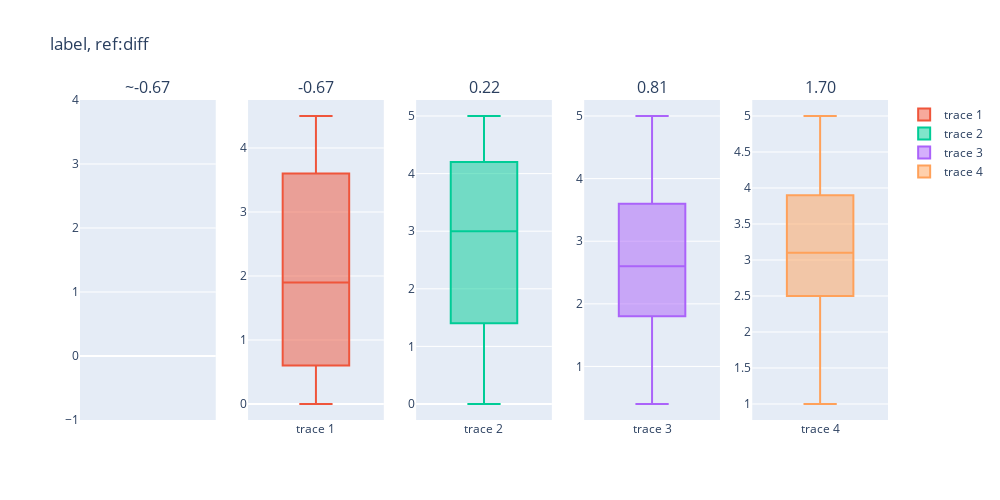
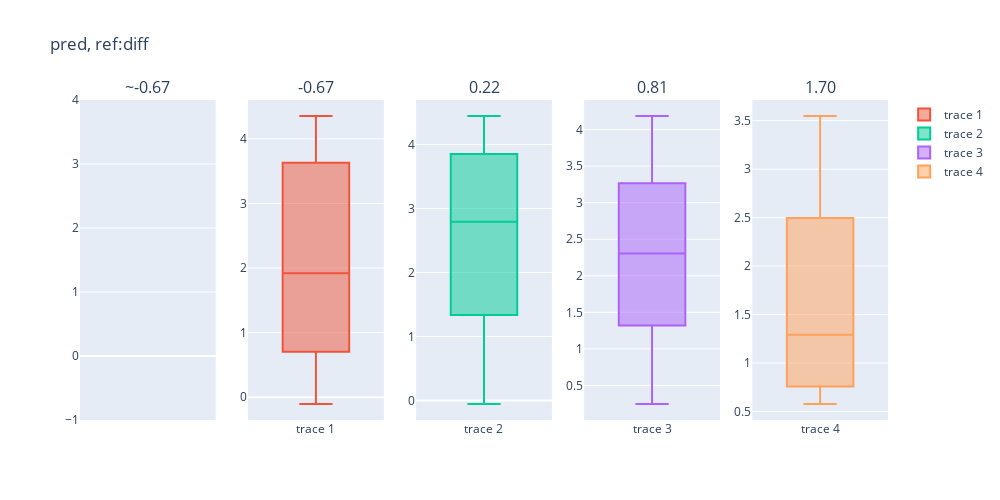
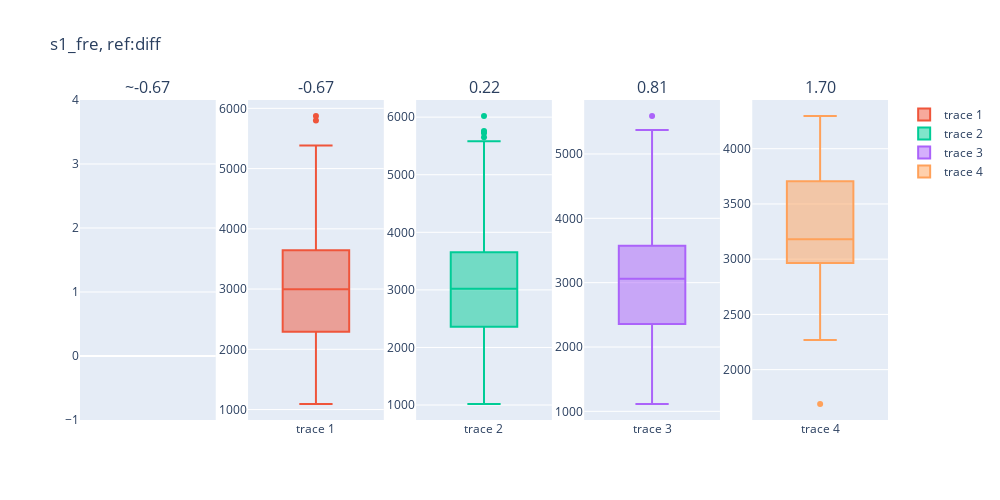
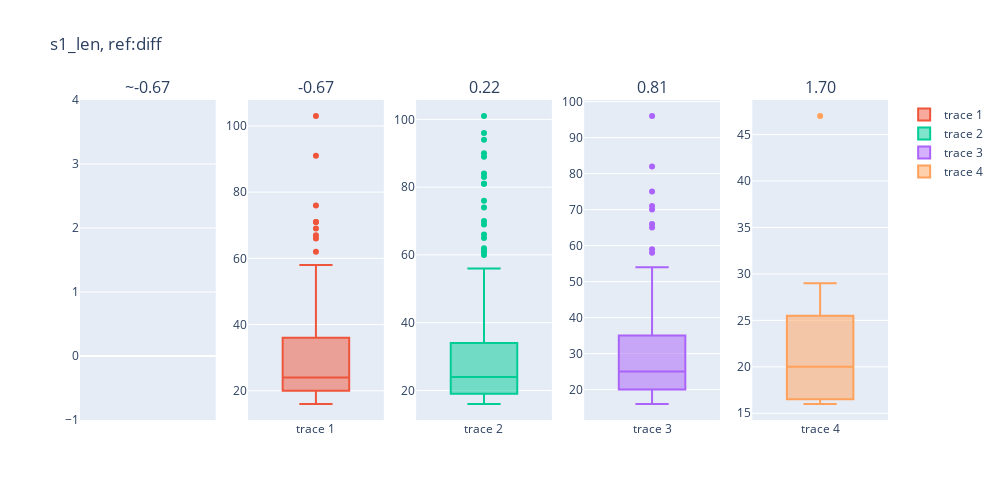

The notebook cell saved with these charts, in order:
### Markdown cell above
# 2. box, violin plot
- 전체 데이터를 reference data에 따라 그룹화합니다.
- 각 그룹별로 box plot 또는 violin plot을 확인할 수 있습니다.

### Code cell
# 실수형 데이터를 백분위별로 나누어 Reference하는 예시

REFER_COL = "diff" 
CHECK_COL = ['label', 'pred', 's1_fre', 's1_len', 's1_token', 's1_space', 's1_stop'] 

TH_LIST =  None
# box plot으로 할 경우 False
SHOW_VIOLIN = False
for c in CHECK_COL:
    show_violin_plot(fd, REFER_COL, c, SHOW_VIOLIN, TH_LIST)

### Figure 1 — Plotly figure (JSON) as saved in the notebook; plotly's stock layout.template omitted (floating-point values rounded to 4 significant figures; data arrays with more than 128 entries replaced by an {"elided": "..."} marker saying what was removed)
{"data": [{"type": "box", "xaxis": "x", "y": [], "yaxis": "y"}, {"type": "box", "xaxis": "x2", "y": {"elided": "138 float values"}, "yaxis": "y2"}, {"type": "box", "xaxis": "x3", "y": {"elided": "274 float values"}, "yaxis": "y3"}, {"type": "box", "xaxis": "x4", "y": [2.4, 2, 4.6, 3.2, 2.2, 2.6, 0.8, 2.6, 1.6, 2.2, 2.2, 1.8, 1.2, 1.8, 2, 2.4, 1.8, 4.8, 4.2, 4.8, 1.8, 2.6, 4.2, 2.4, 3, 2.4, 1.4, 3.6, 3.8, 1.8, 4.8, 4.5, 2.8, 1.5, 2.8, 2.6, 2, 2.4, 3.6, 0.4, 2, 1.8, 4.4, 3.6, 3.4, 1.8, 2.2, 2.6, 5, 2.4, 2.8, 3, 2, 2.6, 1, 2.2, 1, 2, 1.8, 1.2, 2.4, 1, 3.4, 2.2, 1.8, 2.6, 5, 3, 3, 2.8, 2.8, 2, 4.8, 0.4, 2.8, 1.4, 2.4, 3.2, 3.2, 4.6, 1.8, 3, 2.2, 3.8, 1.6, 2, 4.5, 4.2, 2.6, 1.8, 3.8, 3.4, 2.4, 2.8, 3, 2.8, 4.8, 5, 3.6, 2.2, 3.6, 2.2, 1.8, 3.8, 3.6, 1.6, 1, 3.8, 2.8, 5, 3.8, 2.6, 3, 5, 1.5, 1.8, 4.4, 0.8, 1.8, 2.4, 1.8, 2.4, 2.8, 2, 2, 5], "yaxis": "y4"}, {"type": "box", "xaxis": "x5", "y": [2.6, 3.2, 3, 2.4, 3.6, 4.6, 5, 1.2, 3.2, 2.6, 4.2, 1], "yaxis": "y5"}], "layout": {"annotations": [{"font": {"size": 16}, "showarrow": false, "text": "~-0.67", "x": 0.084, "xanchor": "center", "xref": "paper", "y": 1, "yanchor": "bottom", "yref": "paper"}, {"font": {"size": 16}, "showarrow": false, "text": "-0.67", "x": 0.292, "xanchor": "center", "xref": "paper", "y": 1, "yanchor": "bottom", "yref": "paper"}, {"font": {"size": 16}, "showarrow": false, "text": "0.22", "x": 0.5, "xanchor": "center", "xref": "paper", "y": 1, "yanchor": "bottom", "yref": "paper"}, {"font": {"size": 16}, "showarrow": false, "text": "0.81", "x": 0.708, "xanchor": "center", "xref": "paper", "y": 1, "yanchor": "bottom", "yref": "paper"}, {"font": {"size": 16}, "showarrow": false, "text": "1.70", "x": 0.916, "xanchor": "center", "xref": "paper", "y": 1, "yanchor": "bottom", "yref": "paper"}], "height": 500, "title": {"text": "label, ref:diff"}, "width": 1000, "xaxis": {"anchor": "y", "domain": [0, 0.168]}, "xaxis2": {"anchor": "y2", "domain": [0.208, 0.376]}, "xaxis3": {"anchor": "y3", "domain": [0.416, 0.584]}, "xaxis4": {"anchor": "y4", "domain": [0.624, 0.792]}, "xaxis5": {"anchor": "y5", "domain": [0.832, 1]}, "yaxis": {"anchor": "x", "domain": [0, 1]}, "yaxis2": {"anchor": "x2", "domain": [0, 1]}, "yaxis3": {"anchor": "x3", "domain": [0, 1]}, "yaxis4": {"anchor": "x4", "domain": [0, 1]}, "yaxis5": {"anchor": "x5", "domain": [0, 1]}}}

### Figure 2 — Plotly figure (JSON) as saved in the notebook; plotly's stock layout.template omitted (floating-point values rounded to 4 significant figures; data arrays with more than 128 entries replaced by an {"elided": "..."} marker saying what was removed)
{"data": [{"type": "box", "xaxis": "x", "y": [], "yaxis": "y"}, {"type": "box", "xaxis": "x2", "y": {"elided": "138 float values"}, "yaxis": "y2"}, {"type": "box", "xaxis": "x3", "y": {"elided": "274 float values"}, "yaxis": "y3"}, {"type": "box", "xaxis": "x4", "y": [3.231, 1.053, 3.755, 4.139, 1.333, 3.633, 2.104, 1.747, 0.7636, 1.382, 1.33, 3.055, 2.522, 0.9731, 1.064, 1.469, 2.993, 3.528, 2.58, 3.928, 2.812, 1.118, 3.335, 0.7235, 1.948, 1.135, 2.47, 2.508, 2.543, 3.238, 3.571, 3.661, 1.843, 0.2458, 3.746, 3.88, 1.022, 3.406, 2.71, 1.32, 0.338, 0.9028, 3.451, 2.567, 2.509, 0.5096, 0.7678, 3.677, 3.775, 1.392, 1.792, 2.058, 0.5328, 1.374, 1.836, 0.9894, 2.132, 0.6406, 0.4341, 2.344, 3.653, 2.066, 2.111, 3.679, 0.8846, 3.744, 3.354, 3.986, 1.406, 1.574, 1.33, 1.035, 3.699, 1.864, 1.748, 3.023, 1.178, 2.303, 2.295, 3.265, 0.6298, 3.889, 1.25, 2.85, 3.225, 1.078, 3.66, 3.158, 3.501, 0.4871, 2.573, 2.46, 1.011, 1.861, 3.818, 1.975, 3.37, 4.088, 2.704, 3.286, 2.448, 0.8992, 3.115, 2.309, 2.717, 2.931, 2.332, 2.604, 1.68, 3.475, 2.419, 3.846, 1.78, 4.186, 2.509, 0.3057, 3.155, 1.844, 0.7146, 1.416, 0.9215, 1.511, 1.571, 1.001, 1.087, 4.124], "yaxis": "y4"}, {"type": "box", "xaxis": "x5", "y": [0.6752, 1.071, 0.8781, 0.5768, 1.513, 2.78, 2.142, 3.548, 0.6268, 0.8396, 2.209, 2.913], "yaxis": "y5"}], "layout": {"annotations": [{"font": {"size": 16}, "showarrow": false, "text": "~-0.67", "x": 0.084, "xanchor": "center", "xref": "paper", "y": 1, "yanchor": "bottom", "yref": "paper"}, {"font": {"size": 16}, "showarrow": false, "text": "-0.67", "x": 0.292, "xanchor": "center", "xref": "paper", "y": 1, "yanchor": "bottom", "yref": "paper"}, {"font": {"size": 16}, "showarrow": false, "text": "0.22", "x": 0.5, "xanchor": "center", "xref": "paper", "y": 1, "yanchor": "bottom", "yref": "paper"}, {"font": {"size": 16}, "showarrow": false, "text": "0.81", "x": 0.708, "xanchor": "center", "xref": "paper", "y": 1, "yanchor": "bottom", "yref": "paper"}, {"font": {"size": 16}, "showarrow": false, "text": "1.70", "x": 0.916, "xanchor": "center", "xref": "paper", "y": 1, "yanchor": "bottom", "yref": "paper"}], "height": 500, "title": {"text": "pred, ref:diff"}, "width": 1000, "xaxis": {"anchor": "y", "domain": [0, 0.168]}, "xaxis2": {"anchor": "y2", "domain": [0.208, 0.376]}, "xaxis3": {"anchor": "y3", "domain": [0.416, 0.584]}, "xaxis4": {"anchor": "y4", "domain": [0.624, 0.792]}, "xaxis5": {"anchor": "y5", "domain": [0.832, 1]}, "yaxis": {"anchor": "x", "domain": [0, 1]}, "yaxis2": {"anchor": "x2", "domain": [0, 1]}, "yaxis3": {"anchor": "x3", "domain": [0, 1]}, "yaxis4": {"anchor": "x4", "domain": [0, 1]}, "yaxis5": {"anchor": "x5", "domain": [0, 1]}}}

### Figure 3 — Plotly figure (JSON) as saved in the notebook; plotly's stock layout.template omitted (floating-point values rounded to 4 significant figures; data arrays with more than 128 entries replaced by an {"elided": "..."} marker saying what was removed)
{"data": [{"type": "box", "xaxis": "x", "y": [], "yaxis": "y"}, {"type": "box", "xaxis": "x2", "y": {"elided": "138 int values"}, "yaxis": "y2"}, {"type": "box", "xaxis": "x3", "y": {"elided": "274 int values"}, "yaxis": "y3"}, {"type": "box", "xaxis": "x4", "y": [3970, 3062, 1896, 2236, 3216, 2970, 3273, 3217, 3906, 1769, 4623, 1720, 3509, 3447, 2636, 3431, 3886, 3978, 2811, 2520, 3371, 3136, 3247, 2793, 3918, 2333, 3856, 2232, 3952, 3712, 2978, 1483, 2781, 1882, 1610, 3717, 2193, 4033, 1540, 4164, 4028, 1114, 2456, 4706, 2108, 3188, 3679, 2357, 3143, 3932, 3155, 3225, 3095, 1670, 3235, 1314, 2294, 2294, 2011, 3735, 1532, 1515, 3445, 1608, 2635, 3713, 2650, 2135, 3712, 3401, 2499, 4861, 4621, 2162, 2665, 3302, 4114, 2795, 2753, 3303, 3021, 2384, 4159, 3023, 3747, 3573, 1215, 3249, 1323, 4204, 3039, 1952, 3902, 3492, 3408, 5371, 2587, 3511, 2598, 2959, 3574, 2062, 2542, 2524, 3512, 2683, 2195, 2965, 2739, 3866, 3808, 3469, 3190, 2407, 3388, 2855, 3156, 3141, 3060, 2942, 2485, 1542, 5590, 4827, 2176, 1862], "yaxis": "y4"}, {"type": "box", "xaxis": "x5", "y": [2974, 3673, 3202, 3519, 3761, 1689, 3159, 2268, 2992, 2957, 4296, 3739], "yaxis": "y5"}], "layout": {"annotations": [{"font": {"size": 16}, "showarrow": false, "text": "~-0.67", "x": 0.084, "xanchor": "center", "xref": "paper", "y": 1, "yanchor": "bottom", "yref": "paper"}, {"font": {"size": 16}, "showarrow": false, "text": "-0.67", "x": 0.292, "xanchor": "center", "xref": "paper", "y": 1, "yanchor": "bottom", "yref": "paper"}, {"font": {"size": 16}, "showarrow": false, "text": "0.22", "x": 0.5, "xanchor": "center", "xref": "paper", "y": 1, "yanchor": "bottom", "yref": "paper"}, {"font": {"size": 16}, "showarrow": false, "text": "0.81", "x": 0.708, "xanchor": "center", "xref": "paper", "y": 1, "yanchor": "bottom", "yref": "paper"}, {"font": {"size": 16}, "showarrow": false, "text": "1.70", "x": 0.916, "xanchor": "center", "xref": "paper", "y": 1, "yanchor": "bottom", "yref": "paper"}], "height": 500, "title": {"text": "s1_fre, ref:diff"}, "width": 1000, "xaxis": {"anchor": "y", "domain": [0, 0.168]}, "xaxis2": {"anchor": "y2", "domain": [0.208, 0.376]}, "xaxis3": {"anchor": "y3", "domain": [0.416, 0.584]}, "xaxis4": {"anchor": "y4", "domain": [0.624, 0.792]}, "xaxis5": {"anchor": "y5", "domain": [0.832, 1]}, "yaxis": {"anchor": "x", "domain": [0, 1]}, "yaxis2": {"anchor": "x2", "domain": [0, 1]}, "yaxis3": {"anchor": "x3", "domain": [0, 1]}, "yaxis4": {"anchor": "x4", "domain": [0, 1]}, "yaxis5": {"anchor": "x5", "domain": [0, 1]}}}

### Figure 4 — Plotly figure (JSON) as saved in the notebook; plotly's stock layout.template omitted (floating-point values rounded to 4 significant figures; data arrays with more than 128 entries replaced by an {"elided": "..."} marker saying what was removed)
{"data": [{"type": "box", "xaxis": "x", "y": [], "yaxis": "y"}, {"type": "box", "xaxis": "x2", "y": {"elided": "138 int values"}, "yaxis": "y2"}, {"type": "box", "xaxis": "x3", "y": {"elided": "274 int values"}, "yaxis": "y3"}, {"type": "box", "xaxis": "x4", "y": [23, 22, 36, 28, 20, 28, 22, 20, 29, 41, 24, 43, 19, 18, 35, 23, 16, 17, 23, 24, 19, 20, 28, 47, 25, 26, 16, 42, 17, 16, 21, 59, 31, 47, 54, 18, 28, 16, 44, 22, 26, 96, 29, 21, 32, 19, 20, 36, 20, 17, 20, 23, 26, 65, 20, 75, 38, 29, 51, 16, 66, 58, 19, 42, 30, 16, 25, 42, 21, 19, 25, 34, 16, 35, 70, 18, 26, 23, 24, 18, 21, 25, 26, 30, 33, 18, 71, 33, 82, 18, 22, 45, 24, 37, 22, 17, 25, 17, 29, 28, 22, 46, 25, 28, 17, 26, 39, 21, 23, 16, 18, 22, 25, 26, 18, 27, 25, 19, 22, 28, 36, 53, 20, 16, 43, 44], "yaxis": "y4"}, {"type": "box", "xaxis": "x5", "y": [23, 17, 20, 17, 16, 47, 20, 29, 20, 28, 16, 16], "yaxis": "y5"}], "layout": {"annotations": [{"font": {"size": 16}, "showarrow": false, "text": "~-0.67", "x": 0.084, "xanchor": "center", "xref": "paper", "y": 1, "yanchor": "bottom", "yref": "paper"}, {"font": {"size": 16}, "showarrow": false, "text": "-0.67", "x": 0.292, "xanchor": "center", "xref": "paper", "y": 1, "yanchor": "bottom", "yref": "paper"}, {"font": {"size": 16}, "showarrow": false, "text": "0.22", "x": 0.5, "xanchor": "center", "xref": "paper", "y": 1, "yanchor": "bottom", "yref": "paper"}, {"font": {"size": 16}, "showarrow": false, "text": "0.81", "x": 0.708, "xanchor": "center", "xref": "paper", "y": 1, "yanchor": "bottom", "yref": "paper"}, {"font": {"size": 16}, "showarrow": false, "text": "1.70", "x": 0.916, "xanchor": "center", "xref": "paper", "y": 1, "yanchor": "bottom", "yref": "paper"}], "height": 500, "title": {"text": "s1_len, ref:diff"}, "width": 1000, "xaxis": {"anchor": "y", "domain": [0, 0.168]}, "xaxis2": {"anchor": "y2", "domain": [0.208, 0.376]}, "xaxis3": {"anchor": "y3", "domain": [0.416, 0.584]}, "xaxis4": {"anchor": "y4", "domain": [0.624, 0.792]}, "xaxis5": {"anchor": "y5", "domain": [0.832, 1]}, "yaxis": {"anchor": "x", "domain": [0, 1]}, "yaxis2": {"anchor": "x2", "domain": [0, 1]}, "yaxis3": {"anchor": "x3", "domain": [0, 1]}, "yaxis4": {"anchor": "x4", "domain": [0, 1]}, "yaxis5": {"anchor": "x5", "domain": [0, 1]}}}
